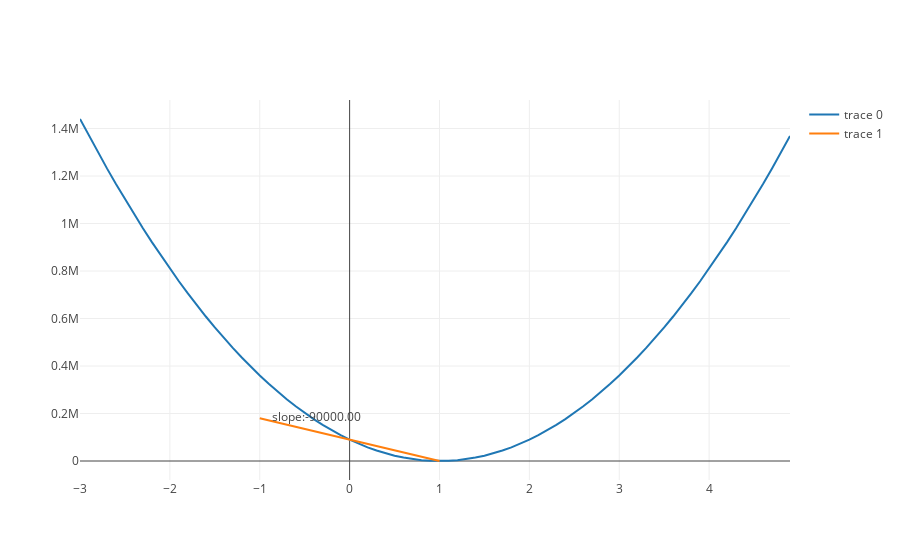

Here is the notebook cell this chart was saved with:
### Markdown cell above
This is the graph of the function $y = (300*x - 300)^2 $.  How do we take the derivative when our function looks like this? Let's start by using our earlier technique to calculate the derivative at the point $x = 0$.

* when $x = 0$ then $y = 90,000 $
* when $x = 1 $ then $y = 0 $
* $(\Delta y)/(\Delta x) = (0 - 90,000)/(1- 0) = -90,000 $

### Code cell
y_x_squared_trace = line_function_data(fake_cost_curve, x_values)
tangent_at_zero = build_tangent_line(fake_cost_curve, 0, 1, 1)
plot([y_x_squared_trace, tangent_at_zero])

### Figure 1 — Plotly figure (JSON) as saved in the notebook; plotly's stock layout.template omitted (floating-point values rounded to 4 significant figures)
{"data": [{"x": [-3, -2.9, -2.8, -2.7, -2.6, -2.5, -2.4, -2.3, -2.2, -2.1, -2, -1.9, -1.8, -1.7, -1.6, -1.5, -1.4, -1.3, -1.2, -1.1, -1, -0.9, -0.8, -0.7, -0.6, -0.5, -0.4, -0.3, -0.2, -0.1, 0, 0.1, 0.2, 0.3, 0.4, 0.5, 0.6, 0.7, 0.8, 0.9, 1, 1.1, 1.2, 1.3, 1.4, 1.5, 1.6, 1.7, 1.8, 1.9, 2, 2.1, 2.2, 2.3, 2.4, 2.5, 2.6, 2.7, 2.8, 2.9, 3, 3.1, 3.2, 3.3, 3.4, 3.5, 3.6, 3.7, 3.8, 3.9, 4, 4.1, 4.2, 4.3, 4.4, 4.5, 4.6, 4.7, 4.8, 4.9], "y": [1440000, 1368900, 1299600, 1232100, 1166400, 1102500, 1040400, 980100, 921600, 864900, 810000, 756900, 705600, 656100, 608400, 562500, 518400, 476100, 435600, 396900, 360000, 324900, 291600, 260100, 230400, 202500, 176400, 152100, 129600, 108900, 90000, 72900, 57600, 44100, 32400, 22500, 14400, 8100, 3600, 900, 0, 900, 3600, 8100, 14400, 22500, 32400, 44100, 57600, 72900, 90000, 108900, 129600, 152100, 176400, 202500, 230400, 260100, 291600, 324900, 360000, 396900, 435600, 476100, 518400, 562500, 608400, 656100, 705600, 756900, 810000, 864900, 921600, 980100, 1040400, 1102500, 1166400, 1232100, 1299600, 1368900]}, {"mode": "lines+text", "text": ["    slope:-90000.00"], "textposition": "right", "x": [-1, 0, 1], "y": [180000, 90000, 0]}], "layout": {}}
